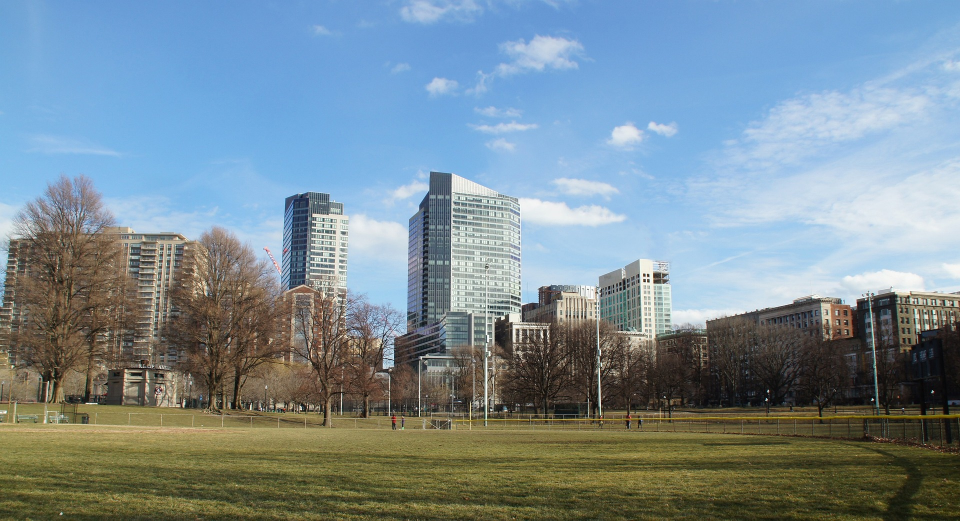
#> input picture OpenCV/Photos/boston.jpg, 1920 x 1041 px, found by its file name (shown at 1/2 size)
$ python mask.py
#> lines starting #> are read from the running program, lines starting #| are printed output that depends on the picture; after the words box and inside, x2 and y2 are one past the last pixel; in counts of white or black regions, pixels touching at a corner belong together
import cv2 as cv
import numpy as np
img=cv.imread('Photos/boston.jpg')
#> img is the input picture: shape (1041, 1920, 3); mean B, G, R 149, 140.1, 122.2
resized=cv.resize(img,(500,500),interpolation=cv.INTER_AREA)
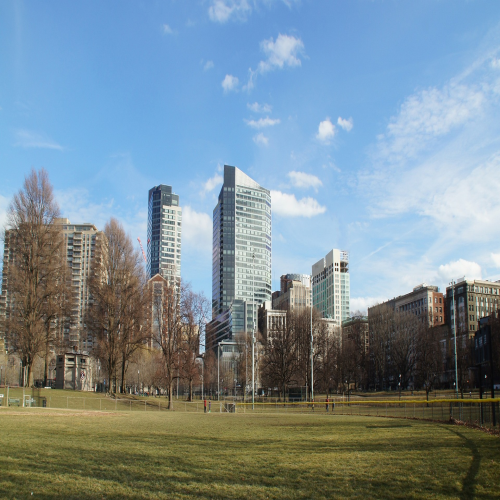
#> resized: shape (500, 500, 3); mean B, G, R 149, 140.1, 122.2
blank=np.zeros((500,500),dtype='uint8')
masks=cv.circle(blank,(250,250),100,255,-1)
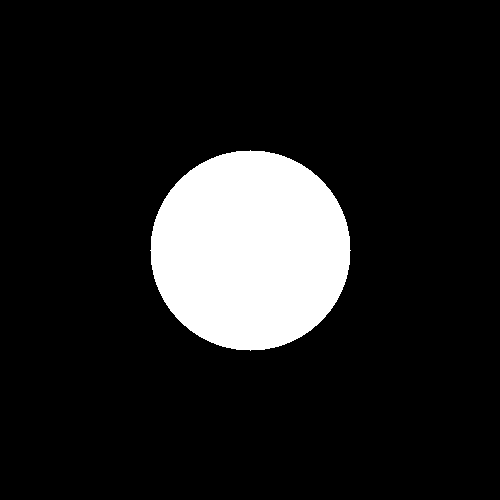
#> blank: shape (500, 500); 12.6% white; 1 white region, box (x1, y1, x2, y2) and area: (150, 150, 351, 351) 31417
masked=cv.bitwise_and(resized,resized,mask=masks)
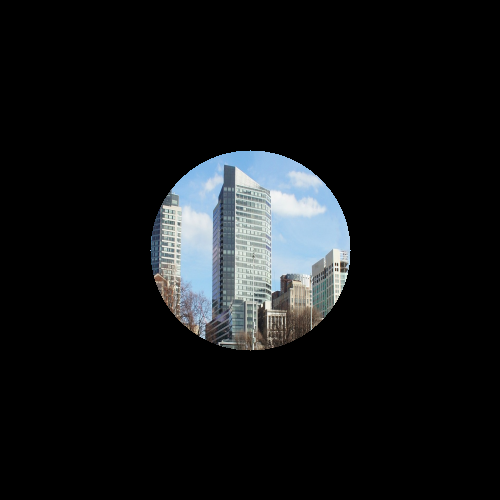
#> masked: shape (500, 500, 3); mean B, G, R 22.3, 20.9, 18.9
cv.imshow('masked',masked)
cv.waitKey(0)

$ run again, with OpenCV/Photos/dog.jpg copied over OpenCV/Photos/boston.jpg
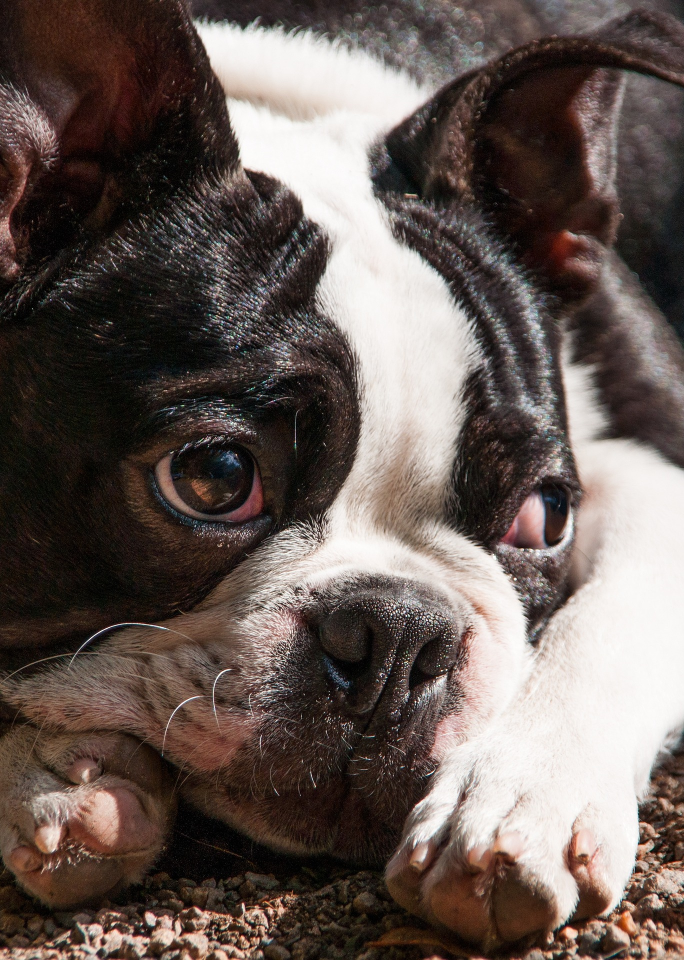
#> input picture OpenCV/Photos/dog.jpg, 1368 x 1920 px, found by its file name (shown at 1/2 size)
#> img is the input picture: shape (1920, 1368, 3); mean B, G, R 85.2, 90.4, 102.6
#> `resized=cv.resize(img,(500,500),interpolation=cv.INTER_AREA)`:
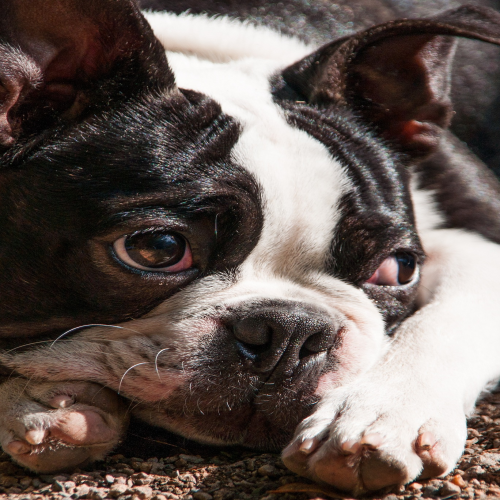
#> resized: shape (500, 500, 3); mean B, G, R 85.2, 90.4, 102.6
#> blank: shape (500, 500); 12.6% white; 1 white region, box (x1, y1, x2, y2) and area: (150, 150, 351, 351) 31417
#> `masked=cv.bitwise_and(resized,resized,mask=masks)`:
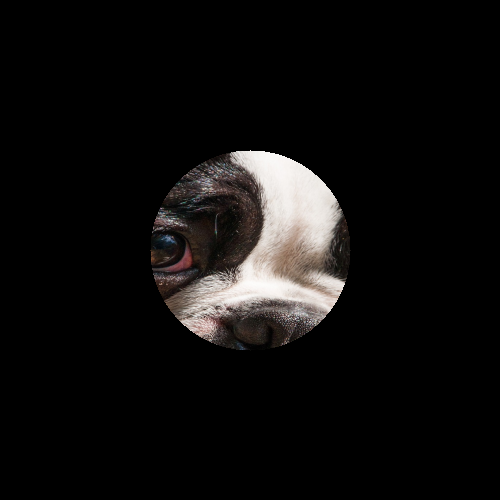
#> masked: shape (500, 500, 3); mean B, G, R 14, 14.6, 15.7

$ run again, with OpenCV/Photos/lavender.jpg copied over OpenCV/Photos/boston.jpg
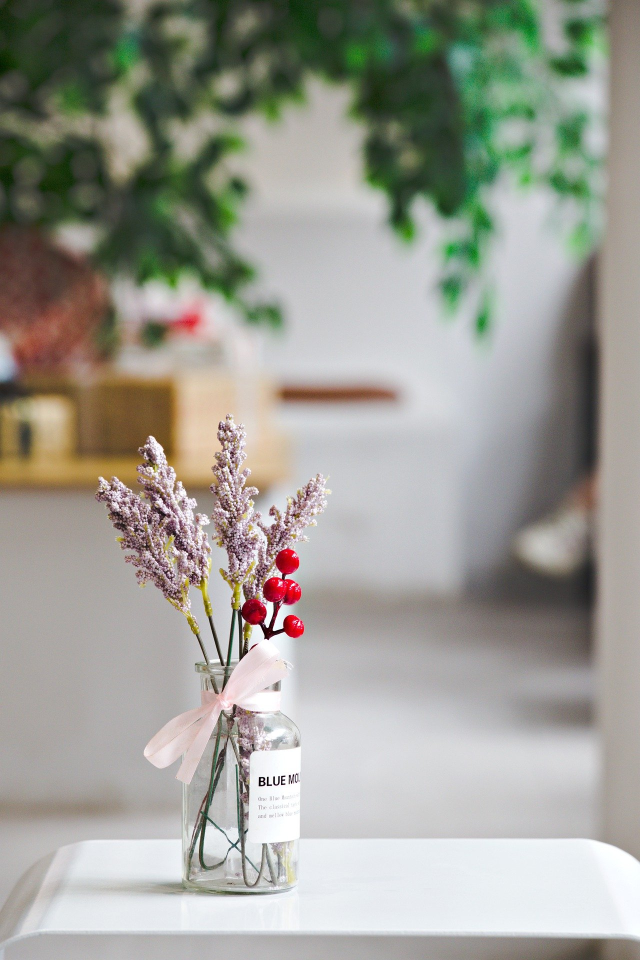
#> input picture OpenCV/Photos/lavender.jpg, 1280 x 1920 px, found by its file name (shown at 1/2 size)
#> img is the input picture: shape (1920, 1280, 3); mean B, G, R 148.5, 157.3, 157.2
#> `resized=cv.resize(img,(500,500),interpolation=cv.INTER_AREA)`:
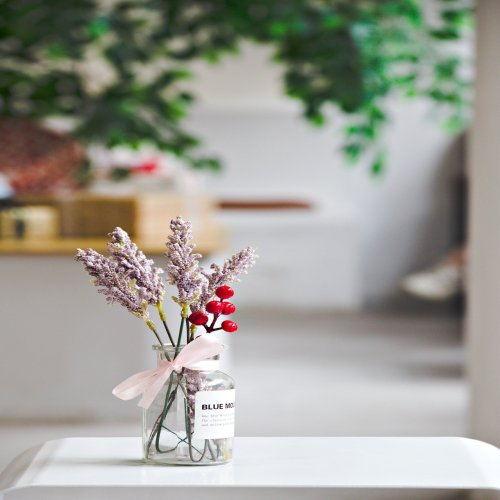
#> resized: shape (500, 500, 3); mean B, G, R 148.5, 157.3, 157.2
#> blank: shape (500, 500); 12.6% white; 1 white region, box (x1, y1, x2, y2) and area: (150, 150, 351, 351) 31417
#> `masked=cv.bitwise_and(resized,resized,mask=masks)`:
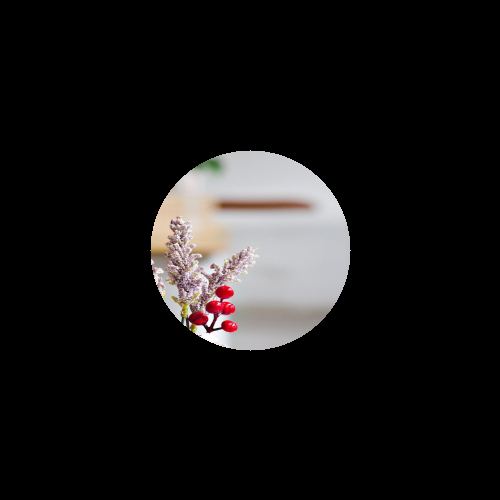
#> masked: shape (500, 500, 3); mean B, G, R 22.4, 22.6, 24
